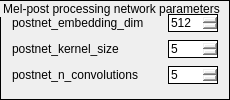
           <widget class="QGroupBox" name="MelPostVariable">
            <property name="styleSheet">
             <string notr="true">border: 1px solid black;</string>
            </property>
            <property name="title">
             <string>Mel-post processing network parameters</string>
            </property>
            <layout class="QGridLayout" name="gridLayout_9">
             <item row="0" column="0">
              <layout class="QHBoxLayout" name="horizontalLayout_35">
               <item>
                <widget class="QLabel" name="label_32">
                 <property name="minimumSize">
                  <size>
                   <width>150</width>
                   <height>0</height>
                  </size>
                 </property>
                 <property name="maximumSize">
                  <size>
                   <width>85</width>
                   <height>16777215</height>
                  </size>
                 </property>
                 <property name="styleSheet">
                  <string notr="true">border: 0;</string>
                 </property>
                 <property name="text">
                  <string>postnet_embedding_dim</string>
                 </property>
                </widget>
               </item>
               <item>
                <widget class="QSpinBox" name="postnet_embedding_dim">
                 <property name="minimum">
                  <number>256</number>
                 </property>
                 <property name="maximum">
                  <number>1024</number>
                 </property>
                 <property name="singleStep">
                  <number>256</number>
                 </property>
                 <property name="value">
                  <number>512</number>
                 </property>
                </widget>
               </item>
              </layout>
             </item>
             <item row="1" column="0">
              <layout class="QHBoxLayout" name="horizontalLayout_36">
               <item>
                <widget class="QLabel" name="label_33">
                 <property name="minimumSize">
                  <size>
                   <width>150</width>
                   <height>0</height>
                  </size>
                 </property>
                 <property name="maximumSize">
                  <size>
                   <width>85</width>
                   <height>16777215</height>
                  </size>
                 </property>
                 <property name="styleSheet">
                  <string notr="true">border: 0;</string>
                 </property>
                 <property name="text">
                  <string>postnet_kernel_size</string>
                 </property>
                </widget>
               </item>
               <item>
                <widget class="QSpinBox" name="postnet_kernel_size">
                 <property name="minimum">
                  <number>1</number>
                 </property>
                 <property name="maximum">
                  <number>10</number>
                 </property>
                 <property name="singleStep">
                  <number>1</number>
                 </property>
                 <property name="value">
                  <number>5</number>
                 </property>
                </widget>
               </item>
              </layout>
             </item>
             <item row="2" column="0">
              <layout class="QHBoxLayout" name="horizontalLayout_34">
               <item>
                <widget class="QLabel" name="label_31">
                 <property name="minimumSize">
                  <size>
                   <width>150</width>
                   <height>0</height>
                  </size>
                 </property>
                 <property name="maximumSize">
                  <size>
                   <width>85</width>
                   <height>16777215</height>
                  </size>
                 </property>
                 <property name="styleSheet">
                  <string notr="true">border: 0;</string>
                 </property>
                 <property name="text">
                  <string>postnet_n_convolutions</string>
                 </property>
                </widget>
               </item>
               <item>
                <widget class="QSpinBox" name="postnet_n_convolutions">
                 <property name="minimum">
                  <number>1</number>
                 </property>
                 <property name="maximum">
                  <number>10</number>
                 </property>
                 <property name="singleStep">
                  <number>1</number>
                 </property>
                 <property name="value">
                  <number>5</number>
                 </property>
                </widget>
               </item>
              </layout>
             </item>
            </layout>
           </widget>
